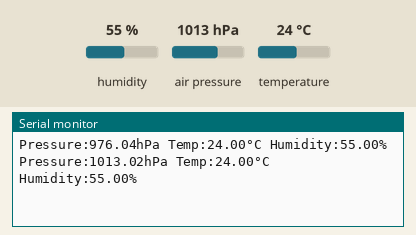
Recording of a sketch running on a simulated ESP32. On the bench: the last lines printed to the serial monitor. Wiring (inferred from the names in the program): BME280 sensor at I2C address 0x76. The inputs (shaded band) are chosen by the test bench; at power-on: humidity 55 %, air pressure 1013 hPa, temperature 24 °C.

Above: at 2.2 s.
2.3 s: humidity set to 22 %
At 3.6 s:
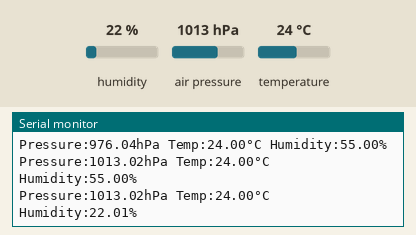
3.8 s: air pressure set to 952 hPa
At 4.4 s:
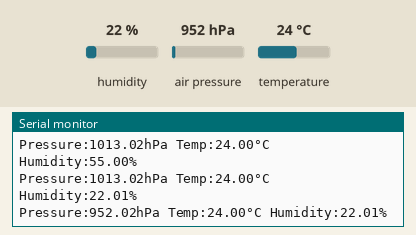
5.3 s: temperature set to 12 °C
At 6.8 s:
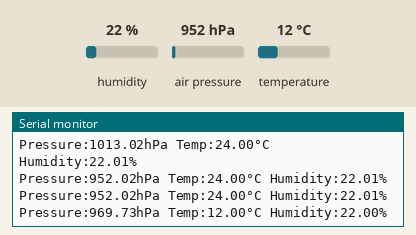
Timing chart, 0 to 8.3 s (numbered marks = the images above; inputs shaded):
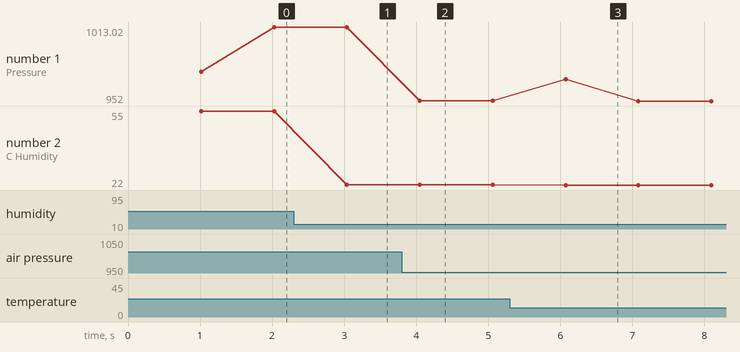

The sketch:

bme280sample2.ino
```cpp
#include <Wire.h>

//アドレス指定
#define BME280_ADDR 0x76
#define CONFIG 0xF5
#define CTRL_MEAS 0xF4
#define CTRL_HUM 0xF2

//気温補正データ
uint16_t dig_T1;
int16_t  dig_T2;
int16_t  dig_T3;

//湿度補正データ
uint8_t  dig_H1;
int16_t  dig_H2;
uint8_t  dig_H3;
int16_t  dig_H4;
int16_t  dig_H5;
int8_t   dig_H6;

//気圧補正データ
uint16_t dig_P1;
int16_t  dig_P2;
int16_t  dig_P3;
int16_t  dig_P4;
int16_t  dig_P5;
int16_t  dig_P6;
int16_t  dig_P7;
int16_t  dig_P8;
int16_t  dig_P9;

unsigned char dac[26];
unsigned int i;

int32_t t_fine;
int32_t adc_P, adc_T, adc_H;

void setup() {
  //シリアル通信初期化
  Serial.begin(115200);//シリアル通信を9600bpsで初期化

  //I2C初期化
  Wire.begin(21,22);//I2Cを初期化

  //BME280動作設定
  Wire.beginTransmission(BME280_ADDR);//I2Cスレーブ「Arduino Uno」のデータ送信開始
  Wire.write(CONFIG);//動作設定
  Wire.write(0x00);//「単発測定」、「フィルタなし」、「SPI 4線式」
  Wire.endTransmission();//I2Cスレーブ「Arduino Uno」のデータ送信終了

  //BME280測定条件設定
  Wire.beginTransmission(BME280_ADDR);//I2Cスレーブ「Arduino Uno」のデータ送信開始
  Wire.write(CTRL_MEAS);//測定条件設定
  Wire.write(0x24);//「温度・気圧オーバーサンプリングx1」、「スリープモード」
  Wire.endTransmission();//I2Cスレーブ「Arduino Uno」のデータ送信終了

  //BME280温度測定条件設定
  Wire.beginTransmission(BME280_ADDR);//I2Cスレーブ「Arduino Uno」のデータ送信開始
  Wire.write(CTRL_HUM);//湿度測定条件設定
  Wire.write(0x01);//「湿度オーバーサンプリングx1」
  Wire.endTransmission();//I2Cスレーブ「Arduino Uno」のデータ送信終了

  //BME280補正データ取得
  Wire.beginTransmission(BME280_ADDR);//I2Cスレーブ「Arduino Uno」のデータ送信開始
  Wire.write(0x88);//出力データバイトを「補正データ」のアドレスに指定
  Wire.endTransmission();//I2Cスレーブ「Arduino Uno」のデータ送信終了

  Wire.requestFrom(BME280_ADDR, 26);//I2Cデバイス「BME280」に26Byteのデータ要求
  for (i=0; i<26; i++){
    while (Wire.available() == 0 ){}
    dac[i] = Wire.read();//dacにI2Cデバイス「BME280」のデータ読み込み
  }

  dig_T1 = ((uint16_t)((dac[1] << 8) | dac[0]));
  dig_T2 = ((int16_t)((dac[3] << 8) | dac[2]));
  dig_T3 = ((int16_t)((dac[5] << 8) | dac[4]));

  dig_P1 = ((uint16_t)((dac[7] << 8) | dac[6]));
  dig_P2 = ((int16_t)((dac[9] << 8) | dac[8]));
  dig_P3 = ((int16_t)((dac[11] << 8) | dac[10]));
  dig_P4 = ((int16_t)((dac[13] << 8) | dac[12]));
  dig_P5 = ((int16_t)((dac[15] << 8) | dac[14]));
  dig_P6 = ((int16_t)((dac[17] << 8) | dac[16]));
  dig_P7 = ((int16_t)((dac[19] << 8) | dac[18]));
  dig_P8 = ((int16_t)((dac[21] << 8) | dac[20]));
  dig_P9 = ((int16_t)((dac[23] << 8) | dac[22]));

  dig_H1 = ((uint8_t)(dac[25]));

  Wire.beginTransmission(BME280_ADDR);//I2Cスレーブ「Arduino Uno」のデータ送信開始
  Wire.write(0xE1);//出力データバイトを「補正データ」のアドレスに指定
  Wire.endTransmission();//I2Cスレーブ「Arduino Uno」のデータ送信終了

  Wire.requestFrom(BME280_ADDR, 7);//I2Cデバイス「BME280」に7Byteのデータ要求
  for (i=0; i<7; i++){
    while (Wire.available() == 0 ){}
    dac[i] = Wire.read();//dacにI2Cデバイス「BME280」のデータ読み込み
  }

  dig_H2 = ((int16_t)((dac[1] << 8) | dac[0]));
  dig_H3 = ((uint8_t)(dac[2]));
  dig_H4 = ((int16_t)((dac[3] << 4) + (dac[4] & 0x0F)));
  dig_H5 = ((int16_t)((dac[5] << 4) + ((dac[4] >> 4) & 0x0F)));
  dig_H6 = ((int8_t)dac[6]);

  delay(1000);//1000msec待機(1秒待機)
}

void loop() {
  int32_t  temp_cal;
  uint32_t humi_cal, pres_cal;
  float temp, humi, pres;

  //BME280測定条件設定(1回測定後、スリープモード)
  Wire.beginTransmission(BME280_ADDR);//I2Cスレーブ「Arduino Uno」のデータ送信開始
  Wire.write(CTRL_MEAS);//測定条件設定
  Wire.write(0x25);//「温度・気圧オーバーサンプリングx1」、「1回測定後、スリープモード」
  Wire.endTransmission();//I2Cスレーブ「Arduino Uno」のデータ送信終了
  delay(10);//10msec待機

  //測定データ取得
  Wire.beginTransmission(BME280_ADDR);//I2Cスレーブ「Arduino Uno」のデータ送信開始
  Wire.write(0xF7);//出力データバイトを「気圧データ」のアドレスに指定
  Wire.endTransmission();//I2Cスレーブ「Arduino Uno」のデータ送信終了

  Wire.requestFrom(BME280_ADDR, 8);//I2Cデバイス「BME280」に8Byteのデータ要求
  for (i=0; i<8; i++){
    while (Wire.available() == 0 ){}
    dac[i] = Wire.read();//dacにI2Cデバイス「BME280」のデータ読み込み
  }

  adc_P = ((uint32_t)dac[0] << 12) | ((uint32_t)dac[1] << 4) | ((dac[2] >> 4) & 0x0F);
  adc_T = ((uint32_t)dac[3] << 12) | ((uint32_t)dac[4] << 4) | ((dac[5] >> 4) & 0x0F);
  adc_H = ((uint32_t)dac[6] << 8) | ((uint32_t)dac[7]);

  pres_cal = BME280_compensate_P_int32(adc_P);//気圧データ補正計算
  temp_cal = BME280_compensate_T_int32(adc_T);//温度データ補正計算
  humi_cal = bme280_compensate_H_int32(adc_H);//湿度データ補正計算

  pres = (float)pres_cal / 100.0;//気圧データを実際の値に計算
  temp = (float)temp_cal / 100.0;//温度データを実際の値に計算
  humi = (float)humi_cal / 1024.0;//湿度データを実際の値に計算

  //シリアルモニタ送信
  Serial.print("Pressure:");//文字列「Pressure:」をシリアルモニタに送信
  Serial.print(pres);//「pres」をシリアルモニタに送信
  Serial.print("hPa ");//文字列「hPa 」をシリアルモニタに送信
  Serial.print("Temp:");//文字列「Temp:」をシリアルモニタに送信
  Serial.print(temp);//「temp」をシリアルモニタに送信
  Serial.print("°C ");//文字列「°C 」をシリアルモニタに送信
  Serial.print("Humidity:");//文字列「Humidity:」をシリアルモニタに送信
  Serial.print(humi);//「humi」をシリアルモニタに送信
  Serial.println("%");//文字列「%」をシリアルモニタに送信、改行

  delay(1000);//1000msec待機(1秒待機)
}

//温度補正 関数
int32_t BME280_compensate_T_int32(int32_t adc_T)
{
  int32_t var1, var2, T;
  var1  = ((((adc_T>>3) - ((int32_t)dig_T1<<1))) * ((int32_t)dig_T2)) >> 11;
  var2  = (((((adc_T>>4) - ((int32_t)dig_T1)) * ((adc_T>>4) - ((int32_t)dig_T1))) >> 12) * ((int32_t)dig_T3)) >> 14;
  t_fine = var1 + var2;
  T  = (t_fine * 5 + 128) >> 8;
  return T;
}

//湿度補正 関数
uint32_t bme280_compensate_H_int32(int32_t adc_H)
{
  int32_t v_x1_u32r;

  v_x1_u32r = (t_fine - ((int32_t)76800));
  v_x1_u32r = (((((adc_H << 14) - (((int32_t)dig_H4) << 20) - (((int32_t)dig_H5) * v_x1_u32r)) + ((int32_t)16384)) >> 15) * (((((((v_x1_u32r * ((int32_t)dig_H6)) >> 10) * (((v_x1_u32r * ((int32_t)dig_H3)) >> 11) + ((int32_t)32768))) >> 10) + ((int32_t)2097152)) *
((int32_t)dig_H2) + 8192) >> 14));
  v_x1_u32r = (v_x1_u32r - (((((v_x1_u32r >> 15) * (v_x1_u32r >> 15)) >> 7) * ((int32_t)dig_H1)) >> 4));
  v_x1_u32r = (v_x1_u32r < 0 ? 0 : v_x1_u32r);
  v_x1_u32r = (v_x1_u32r > 419430400 ? 419430400 : v_x1_u32r);
  return (uint32_t)(v_x1_u32r>>12);
}

//気圧補正 関数
uint32_t BME280_compensate_P_int32(int32_t adc_P)
{
  int32_t var1, var2;
  uint32_t p;
  var1 = (((int32_t)t_fine)>>1) - (int32_t)64000;
  var2 = (((var1>>2) * (var1>>2)) >> 11 ) * ((int32_t)dig_P6);
  var2 = var2 + ((var1*((int32_t)dig_P5))<<1);
  var2 = (var2>>2)+(((int32_t)dig_P4)<<16);
  var1 = (((dig_P3 * (((var1>>2) * (var1>>2)) >> 13 )) >> 3) + ((((int32_t)dig_P2) * var1)>>1))>>18;
  var1 =((((32768+var1))*((int32_t)dig_P1))>>15);
  if (var1 == 0)
  {
    return 0; // avoid exception caused by division by zero
  }
  p = (((uint32_t)(((int32_t)1048576)-adc_P)-(var2>>12)))*3125;
  if (p < 0x80000000)
  {
    p = (p << 1) / ((uint32_t)var1);
  }
  else
  {
    p = (p / (uint32_t)var1) * 2;
  }
  var1 = (((int32_t)dig_P9) * ((int32_t)(((p>>3) * (p>>3))>>13)))>>12;
  var2 = (((int32_t)(p>>2)) * ((int32_t)dig_P8))>>13;
  p = (uint32_t)((int32_t)p + ((var1 + var2 + dig_P7) >> 4));
  return p;
}
```

Measured:
- after the input at 2.3 s, the serial monitor: prints a new line after 0.74 s (image 1)
- after the input at 3.8 s, the serial monitor: prints a new line after 0.25 s (image 2)
- after the input at 5.3 s, the serial monitor: prints a new line after 0.77 s (image 3)
- plotted number 1: 1013.02 → 952.02 after the input at 3.8 s, 952.02 → 952 after the input at 5.3 s
- plotted number 2: 55 → 22.01 after the input at 2.3 s, 22.01 → 22 after the input at 5.3 s
